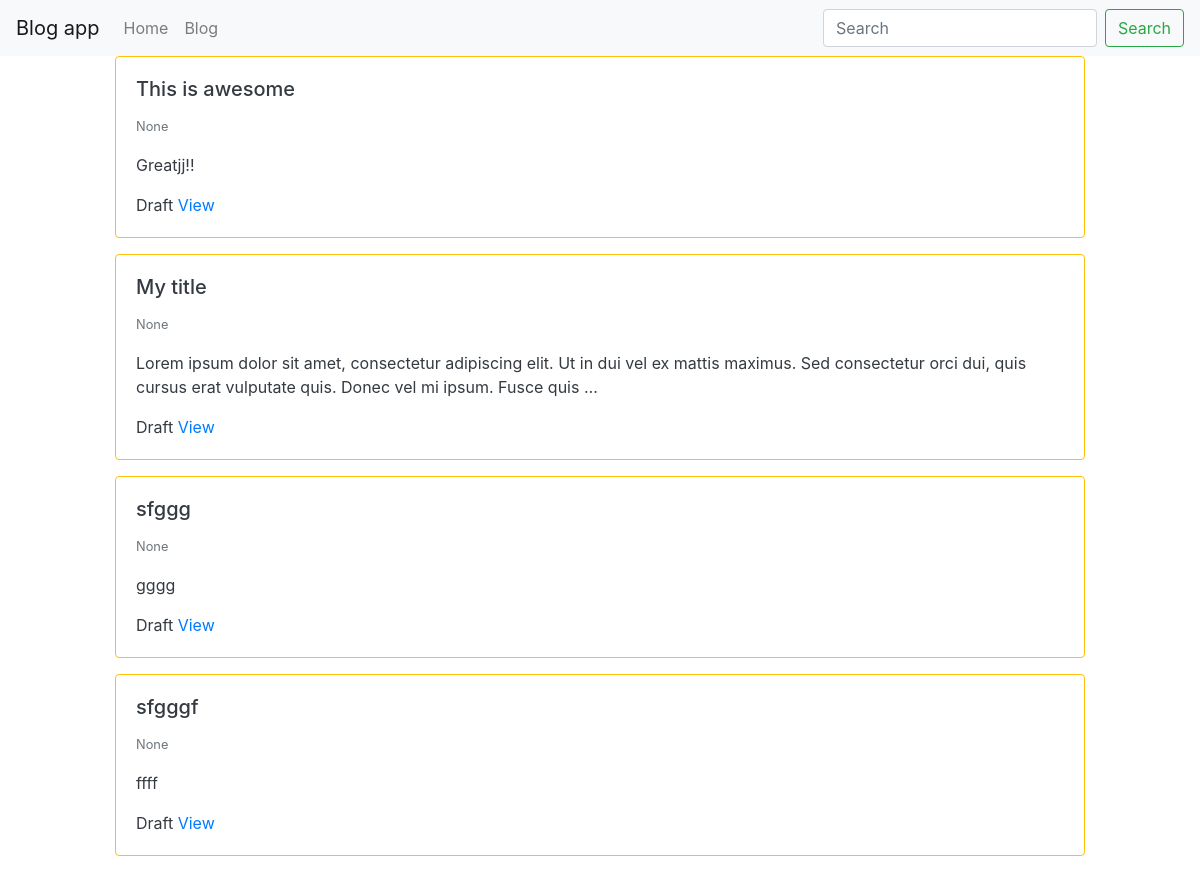
Page /blog/ (signed in) on the committed database.
### blog/models.py (models this page shows, shortened)
class BlogPost(models.Model):
    user = models.ForeignKey(User, default=1, null=True,
                             on_delete=models.SET_NULL)
    image = models.FileField(upload_to='image/', blank=True, null=True)
    title = models.CharField(max_length=120)
    slug = models.SlugField(unique=True)
    content = models.TextField(null=True, blank=True)
    publish_date = models.DateTimeField(auto_now=False, auto_now_add=False,
                                        null=True, blank=True)
    timestamp = models.DateTimeField(auto_now_add=True)
    updated = models.DateTimeField(auto_now=True)
    objects = BlogPostManager()
    class Meta:
        ordering = ['-publish_date', '-updated', '-timestamp']
    def get_absolute_url(self):
        return f"/blog/{self.slug}"

### blog/views.py (the view)
# urls.py: path('', blog_post_list_view),
def blog_post_list_view(request):
    qs = BlogPost.objects.all().published()
    if request.user.is_authenticated:
        my_qs = BlogPost.objects.filter(user=request.user)
        qs = (qs | my_qs).distinct()
    template_name = 'blog/list.html'
    context = {'object_list': qs}
    return render(request, template_name, context)

### blog/models.py (called while the page is built)
    def published(self):
        now = timezone.now()
        return self.filter(publish_date__lte=now)

    def get_queryset(self):
        return BlogPostQuerySet(self.model, using=self._db)

### blog/templates/blog/list.html
{% extends "base.html" %}
{% block content %}
    <div class="row">
    {% for object in object_list %}
        {% include 'blog/list-inline.html' with blog_post=object truncate=True%}
    {% endfor %}
    </div>
{% endblock %}

### blog/templates/blog/list-inline.html
<div class="col-12 col-md-10 mb-3  mx-auto">
    <div class="card {% if not blog_post.publish_date %} border-warning text-dark {% endif %}">
        <div class="card-body">
            <h5 class="card-title">{{ blog_post.title }}</h5>
            <p class="card-text">
            <small class="text-muted">{{ blog_post.publish_date }}</small>
                {% if truncate %}
                    {{ blog_post.content | linebreaks | truncatewords:30 }}
                {% else %}
                    {{ blog_post.content | linebreaks }}
                {% endif %}
            </p>
            {% if not detail %}
                {% if not blog_post.publish_date %} Draft {% endif %}
                <a href="{{ blog_post.get_absolute_url }}">View</a>
            {% endif %}
        </div>
    </div>
</div>

### rows in the picture
BlogPost: title "This is awesome", publish_date "None", content "Greatjj!!", shows "Draft"
BlogPost: title "My title", publish_date "None", content "Lorem ipsum dolor sit amet, consectetur adipiscing elit. Ut in dui vel ex mattis maximus. Sed consectetur orci dui, quis cursus erat vulputate quis. Donec vel mi ipsum. Fusce quis …", shows "Draft"
BlogPost: title "sfggg", publish_date "None", content "gggg", shows "Draft"
BlogPost: title "sfgggf", publish_date "None", content "ffff", shows "Draft"
